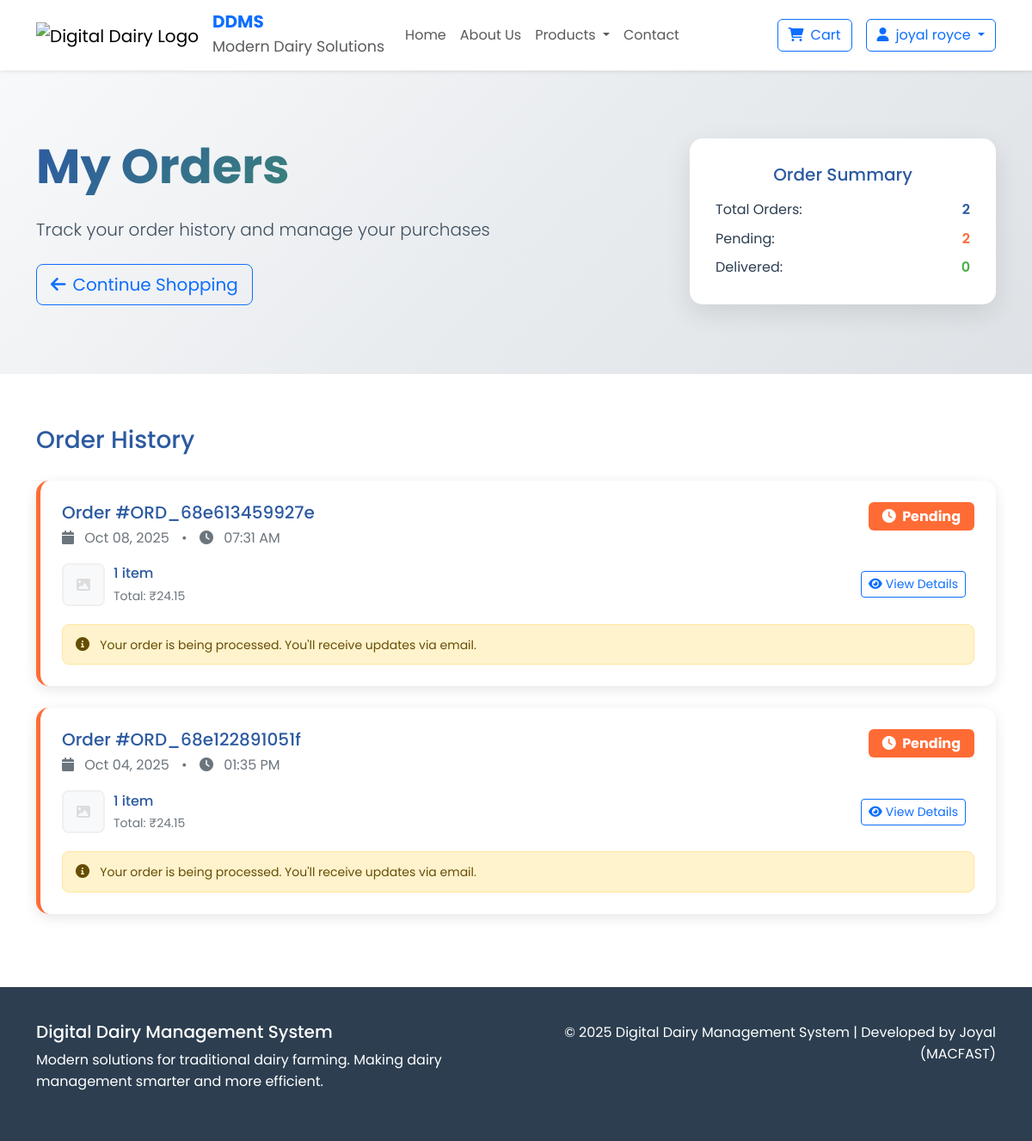
/orders_fixed.php (signed in), run on the app's committed database.
### tables this page shows
CREATE TABLE `tblorders` (
  `ID` varchar(50) NOT NULL,
  `Email` varchar(255) NOT NULL,
  `TotalAmount` decimal(10,2) NOT NULL,
  `Status` enum('Pending','Processing','Delivered','Cancelled') DEFAULT 'Pending',
  `OrderDate` timestamp NOT NULL DEFAULT current_timestamp()
);

CREATE TABLE `tblorderitems` (
  `ID` int(11) NOT NULL,
  `OrderID` varchar(50) NOT NULL,
  `ProductID` varchar(50) NOT NULL,
  `Quantity` int(11) NOT NULL,
  `Price` decimal(10,2) NOT NULL,
  `Total` decimal(10,2) NOT NULL
);

### orders_fixed.php (the view, shortened to what this page needs)
<?php
include('includes/config.php');
$user_email = $_SESSION['email'];
$orders_query = "SELECT * FROM tblorders WHERE Email = '$user_email' ORDER BY OrderDate DESC";
$orders_result = mysqli_query($con, $orders_query);
if (!$orders_result) {
    $orders_result = false;
    $total_orders = 0;
    $pending_orders = 0;
    $delivered_orders = 0;
} else {
    $total_orders = mysqli_num_rows($orders_result);
    $pending_orders = 0;
    $delivered_orders = 0;
    if ($total_orders > 0) {
        mysqli_data_seek($orders_result, 0);
        while ($order = mysqli_fetch_assoc($orders_result)) {
            if ($order['Status'] == 'Pending') $pending_orders++;
        }
        mysqli_data_seek($orders_result, 0);
    }
}
?>
<!DOCTYPE html>
<html lang="en">
<head>
    <link href="https://cdn.jsdelivr.net/npm/bootstrap@5.3.0/dist/css/bootstrap.min.css" rel="stylesheet">
    <link href="https://cdnjs.cloudflare.com/ajax/libs/font-awesome/6.0.0/css/all.min.css" rel="stylesheet">
</head>
<body>
    <header class="header">
        <nav class="navbar navbar-expand-lg navbar-light bg-white shadow-sm fixed-top">
            <div class="container">
                <a class="navbar-brand d-flex align-items-center" href="home_page.php">
                    <div class="logo-container me-3">
                        <img src="uploads/logo.png" alt="Digital Dairy Logo" style="height: 3rem;">
                    </div>
                    <div class="brand-text">
                        <h5 class="mb-0 fw-bold text-primary">DDMS</h5>
                        <small class="text-muted">Modern Dairy Solutions</small>
                    </div>
                </a>
                <div class="collapse navbar-collapse" id="navbarNav">
                    <ul class="navbar-nav me-auto">
                        <li class="nav-item">
                            <a class="nav-link" href="home_page.php">Home</a>
                        </li>
                        <li class="nav-item">
                            <a class="nav-link" href="home_page.php#about">About Us</a>
                        </li>
                        <li class="nav-item dropdown">
                            <a class="nav-link dropdown-toggle" href="home_page.php#categories" id="navbarDropdown" role="button" data-bs-toggle="dropdown" aria-expanded="false">
                                Products
                            </a>
                        </li>
                        <li class="nav-item">
                            <a class="nav-link" href="home_page.php#contact">Contact</a>
                        </li>
                    </ul>
                    <div class="d-flex align-items-center">
                        <a href="cart.php" class="btn btn-outline-primary me-3 position-relative">
                            <i class="fas fa-shopping-cart me-2"></i>Cart
                        </a>
                        <div class="dropdown">
                            <button class="btn btn-outline-primary dropdown-toggle" type="button" id="userDropdown" data-bs-toggle="dropdown" aria-expanded="false">
                                <i class="fas fa-user me-2"></i><?php echo htmlspecialchars($_SESSION['customer_name'] ?? $_SESSION['name'] ?? 'User'); ?>
                            </button>
                        </div>
                    </div>
                </div>
            </div>
        </nav>
    </header>
    <div style="height: 80px;"></div>
    <section class="hero" style="background: linear-gradient(135deg, #f8f9fa 0%, #e9ecef 50%, #dee2e6 100%); padding: 80px 0;">
        <div class="container">
            <div class="row align-items-center">
                <div class="col-lg-8">
                    <div class="hero-content">
                        <h1 class="display-4 fw-bold mb-4" style="background: linear-gradient(135deg, #2c5aa0, #4caf50); -webkit-background-clip: text; -webkit-text-fill-color: transparent; background-clip: text;">
                            My Orders
                        </h1>
                        <p class="lead mb-4" style="color: #2c3e50; opacity: 0.9;">
                            Track your order history and manage your purchases
                        </p>
                        <div class="hero-buttons d-flex gap-3 flex-wrap">
                            <a href="home_page.php" class="btn btn-outline-primary btn-lg">
                                <i class="fas fa-arrow-left me-2"></i>Continue Shopping
                            </a>
                        </div>
                    </div>
                </div>
                <div class="col-lg-4">
                    <div class="orders-summary-card" style="background: white; border-radius: 15px; padding: 30px; box-shadow: 0 10px 30px rgba(0,0,0,0.1);">
                        <h5 class="text-center mb-3" style="color: #2c5aa0;">Order Summary</h5>
                        <div class="d-flex justify-content-between mb-2">
                            <span>Total Orders:</span>
                            <span style="font-weight: 600; color: #2c5aa0;"><?php echo $total_orders; ?></span>
                        </div>
                        <div class="d-flex justify-content-between mb-2">
                            <span>Pending:</span>
                            <span style="font-weight: 600; color: #ff6b35;"><?php echo $pending_orders; ?></span>
                        </div>
                        <div class="d-flex justify-content-between mb-0">
                            <span>Delivered:</span>
                            <span style="font-weight: 600; color: #4caf50;"><?php echo $delivered_orders; ?></span>
                        </div>
                    </div>
                </div>
            </div>
        </div>
    </section>
    <section style="padding: 60px 0; background: white;">
        <div class="container">
            <?php if ($orders_result === false || mysqli_num_rows($orders_result) == 0): ?>
                <div class="text-center" style="padding: 80px 20px;">
                    <div style="font-size: 4rem; color: #ddd; margin-bottom: 30px;">
                        <i class="fas fa-shopping-bag"></i>
                    </div>
                    <h2 style="color: #2c5aa0; margin-bottom: 20px;">No orders found</h2>
                    <p style="color: #6c757d; margin-bottom: 30px;">You haven't placed any orders yet. Start shopping to see your order history here!</p>
                    <a href="home_page.php" class="btn btn-primary btn-lg" style="background: linear-gradient(135deg, #2c5aa0, #4caf50); border: none;">
                        <i class="fas fa-shopping-bag me-2"></i>Start Shopping
                    </a>
                </div>
            <?php else: ?>
                <div class="orders-list">
                    <h3 style="color: #2c5aa0; margin-bottom: 30px;">Order History</h3>
                    <?php
                    mysqli_data_seek($orders_result, 0);
                    while ($order = mysqli_fetch_assoc($orders_result)):
                        $order_items_query = "SELECT oi.*, p.ProductName, p.ProductImage
                                             FROM tblorderitems oi
                                             JOIN tblproduct p ON oi.ProductID = p.ID
                                             WHERE oi.OrderID = '" . $order['ID'] . "'";
                        $order_items_result = mysqli_query($con, $order_items_query);
                        $item_count = mysqli_num_rows($order_items_result);
                    ?>
                        <div class="order-card" style="background: white; border-radius: 15px; padding: 25px; margin-bottom: 25px; box-shadow: 0 4px 15px rgba(0,0,0,0.1); border-left: 5px solid
                            <?php
                            echo $order['Status'] == 'Delivered' ? '#4caf50' : '#ff6b35';
                            ?>;">
                            <div class="order-header d-flex justify-content-between align-items-start mb-3">
                                <div>
                                    <h5 style="color: #2c5aa0; margin-bottom: 5px;">
                                        Order #<?php echo $order['ID']; ?>
                                    </h5>
                                    <p style="color: #6c757d; margin-bottom: 0;">
                                        <i class="fas fa-calendar me-2"></i>
                                        <?php echo date('M d, Y', strtotime($order['OrderDate'])); ?>
                                        <span style="margin: 0 10px;">•</span>
                                        <i class="fas fa-clock me-2"></i>
                                        <?php echo date('h:i A', strtotime($order['OrderDate'])); ?>
                                    </p>
                                </div>
                                <div class="order-status text-end">
                                    <span class="badge fs-6 px-3 py-2" style="background:
                                        <?php
                                        echo $order['Status'] == 'Delivered' ? '#4caf50' :
                                             ($order['Status'] == 'Pending' ? '#ff6b35' : '#2c5aa0');
                                        ?>; color: white;">
                                        <i class="fas fa-<?php
                                            echo $order['Status'] == 'Delivered' ? 'check-circle' :
                                                 ($order['Status'] == 'Pending' ? 'clock' : 'truck');
                                        ?> me-1"></i>
                                        <?php echo $order['Status']; ?>
                                    </span>
                                </div>
                            </div>
                            <div class="order-items" style="margin-bottom: 20px;">
                                <div class="d-flex align-items-center justify-content-between">
                                    <div class="d-flex align-items-center">
                                        <?php
                                        if ($order_items_result && mysqli_num_rows($order_items_result) > 0) {
                                            $items_displayed = 0;
                                            mysqli_data_seek($order_items_result, 0);
                                            while ($item = mysqli_fetch_assoc($order_items_result)) {
                                                if ($items_displayed < 3) {
                                                    echo '<div style="width: 50px; height: 50px; border-radius: 8px; overflow: hidden; margin-right: 10px; border: 2px solid #f0f0f0;">';
                                                    if (!empty($item['ProductImage']) && file_exists($item['ProductImage'])) {
                                                        echo '<img src="' . htmlspecialchars($item['ProductImage']) . '"
                                                             alt="' . htmlspecialchars($item['ProductName']) . '"
                                                             style="width: 100%; height: 100%; object-fit: cover;">';
                                                    } else {
                                                        echo '<div style="width: 100%; height: 100%; background: #f8f9fa; display: flex; align-items: center; justify-content: center; color: #ddd;">
                                                                <i class="fas fa-image"></i>
                                                              </div>';
                                                    }
                                                    echo '</div>';
                                                    $items_displayed++;
                                                }
                                            }
                                        }
                                        ?>
                                        <div>
                                            <p style="margin-bottom: 0; color: #2c5aa0; font-weight: 500;">
                                                <?php echo $item_count; ?> item<?php echo $item_count > 1 ? 's' : ''; ?>
                                            </p>
                                            <small style="color: #6c757d;">
                                                Total: ₹<?php echo number_format($order['TotalAmount'], 2); ?>
                                            </small>
                                        </div>
                                    </div>
                                    <div class="order-actions">
                                        <form method="POST" style="display: inline; margin-right: 10px;">
                                            <button type="submit" class="btn btn-outline-primary btn-sm">
                                                <i class="fas fa-eye me-1"></i>View Details
                                            </button>
                                        </form>
                                    </div>
                                </div>
                            </div>
                            <?php if ($order['Status'] == 'Pending'): ?>
                                <div class="alert alert-warning" style="padding: 10px 15px; margin-bottom: 0; border-radius: 8px;">
                                    <i class="fas fa-info-circle me-2"></i>
                                    <small>Your order is being processed. You'll receive updates via email.</small>
                                </div>
                            <?php endif; ?>
                        </div>
                    <?php endwhile; ?>
                </div>
            <?php endif; ?>
        </div>
    </section>
    <footer style="background: #2c3e50; color: white; padding: 40px 0;">
        <div class="container">
            <div class="row">
                <div class="col-lg-6">
                    <h5>Digital Dairy Management System</h5>
                    <p>Modern solutions for traditional dairy farming. Making dairy management smarter and more efficient.</p>
                </div>
                <div class="col-lg-6 text-lg-end">
                    <p>© 2025 Digital Dairy Management System | Developed by Joyal (MACFAST)</p>
                </div>
            </div>
        </div>
    </footer>
</body>
</html>

### orders_fixed.php (style rules this page uses)
:root { --primary-color: #2c5aa0; --secondary-color: #4caf50; --accent-color: #ff6b35; --light-bg: #f8f9fa; --dark-text: #2c3e50; --light-text: #6c757d; }
body { font-family: 'Poppins', sans-serif; line-height: 1.6; color: var(--dark-text); }
.order-card { transition: all 0.3s ease; }
.badge { font-size: 0.8rem; }

### data on the page
tblorders: ID "ORD_68e613459927e", OrderDate "Oct 08, 2025", OrderDate "07:31 AM", Status "Pending", item_count "1", TotalAmount "24.15", shows "Your order is being processed. You'll receive updates via email."
tblorders: ID "ORD_68e122891051f", OrderDate "Oct 04, 2025", OrderDate "01:35 PM", Status "Pending", item_count "1", TotalAmount "24.15", shows "Your order is being processed. You'll receive updates via email."

### other printed values
$_SESSION['customer_name'] "joyal royce"
$total_orders "2"
$pending_orders "2"
$delivered_orders "0"
